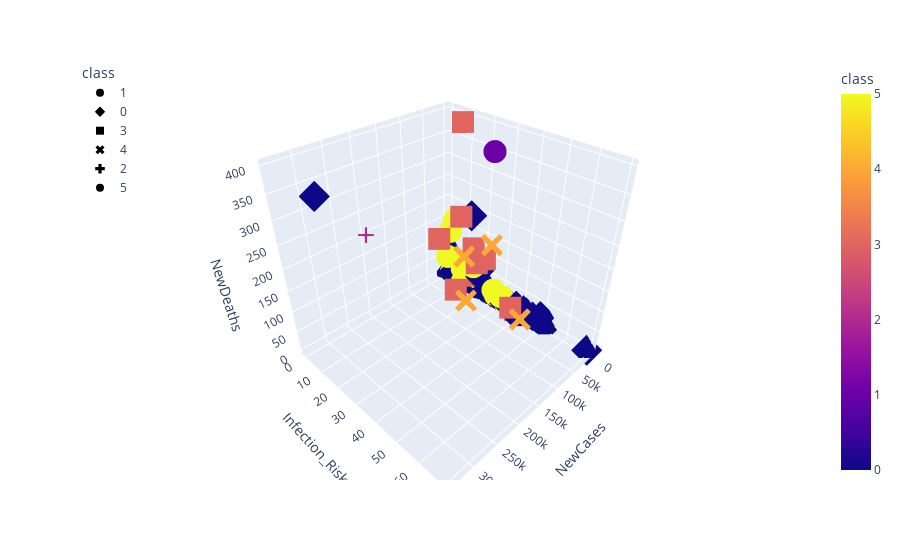

Notebook code for this chart:
### Code cell
fig = px.scatter_3d(
    covid_data_df,
    x="NewCases",
    y="Infection_Risk",
    z="NewDeaths",
    color="class",
    symbol="class",
)
fig.update_layout(legend=dict(x=0, y=1))
fig.show()

### Figure 1 — Plotly figure (JSON) as saved in the notebook; plotly's stock layout.template omitted (floating-point values rounded to 4 significant figures; data arrays with more than 128 entries replaced by an {"elided": "..."} marker saying what was removed)
{"data": [{"hovertemplate": "class=%{marker.color}<br>NewCases=%{x}<br>Infection_Risk=%{y}<br>NewDeaths=%{z}<extra></extra>", "legendgroup": "1", "marker": {"color": [1], "coloraxis": "coloraxis", "symbol": "circle"}, "mode": "markers", "name": "1", "scene": "scene", "showlegend": true, "type": "scatter3d", "x": [11781], "y": [24.4], "z": [354]}, {"hovertemplate": "class=%{marker.color}<br>NewCases=%{x}<br>Infection_Risk=%{y}<br>NewDeaths=%{z}<extra></extra>", "legendgroup": "0", "marker": {"color": {"elided": "182 int values"}, "coloraxis": "coloraxis", "symbol": "diamond"}, "mode": "markers", "name": "0", "scene": "scene", "showlegend": true, "type": "scatter3d", "x": {"elided": "182 int values"}, "y": {"elided": "182 float values"}, "z": {"elided": "182 int values"}}, {"hovertemplate": "class=%{marker.color}<br>NewCases=%{x}<br>Infection_Risk=%{y}<br>NewDeaths=%{z}<extra></extra>", "legendgroup": "3", "marker": {"color": [3, 3, 3, 3, 3, 3, 3, 3, 3, 3], "coloraxis": "coloraxis", "symbol": "square"}, "mode": "markers", "name": "3", "scene": "scene", "showlegend": true, "type": "scatter3d", "x": [34576, 25382, 24298, 49063, 8241, 58235, 37910, 8761, 11188, 10675], "y": [13.85, 12.13, 24.48, 4.96, 15.71, 16.07, 40.3, 17.71, 38.84, 15.2], "z": [199, 398, 113, 129, 110, 26, 40, 75, 2, 34]}, {"hovertemplate": "class=%{marker.color}<br>NewCases=%{x}<br>Infection_Risk=%{y}<br>NewDeaths=%{z}<extra></extra>", "legendgroup": "4", "marker": {"color": [4, 4, 4, 4], "coloraxis": "coloraxis", "symbol": "x"}, "mode": "markers", "name": "4", "scene": "scene", "showlegend": true, "type": "scatter3d", "x": [143571, 39925, 75616, 34989], "y": [37.82, 30.21, 23.59, 44.77], "z": [121, 172, 146, 20]}, {"hovertemplate": "class=%{marker.color}<br>NewCases=%{x}<br>Infection_Risk=%{y}<br>NewDeaths=%{z}<extra></extra>", "legendgroup": "2", "marker": {"color": [2, 2], "coloraxis": "coloraxis", "symbol": "cross"}, "mode": "markers", "name": "2", "scene": "scene", "showlegend": true, "type": "scatter3d", "x": [276746, 0], "y": [23.76, 8.7], "z": [300, 0]}, {"hovertemplate": "class=%{marker.color}<br>NewCases=%{x}<br>Infection_Risk=%{y}<br>NewDeaths=%{z}<extra></extra>", "legendgroup": "5", "marker": {"color": [5, 5, 5, 5, 5, 5, 5, 5, 5, 5, 5, 5, 5, 5, 5, 5, 5, 5, 5, 5, 5], "coloraxis": "coloraxis", "symbol": "circle"}, "mode": "markers", "name": "5", "scene": "scene", "showlegend": true, "type": "scatter3d", "x": [15303, 1530, 4857, 3658, 21839, 13457, 26050, 6344, 16234, 3725, 8104, 9147, 1333, 15914, 103, 0, 3329, 114, 2212, 0, 0], "y": [17.2, 8.33, 2.15, 4.3, 12.4, 32.3, 4.96, 8.97, 28.06, 14.91, 30.65, 28.27, 16.51, 11.46, 13.89, 4.11, 32.76, 11.55, 2.2, 37.73, 32.66], "z": [68, 52, 120, 155, 53, 27, 69, 49, 35, 32, 20, 17, 29, 9, 0, 0, 3, 7, 2, 0, 0]}], "layout": {"coloraxis": {"colorbar": {"title": {"text": "class"}}, "colorscale": [[0, "#0d0887"], [0.1111, "#46039f"], [0.2222, "#7201a8"], [0.3333, "#9c179e"], [0.4444, "#bd3786"], [0.5556, "#d8576b"], [0.6667, "#ed7953"], [0.7778, "#fb9f3a"], [0.8889, "#fdca26"], [1, "#f0f921"]]}, "legend": {"title": {"text": "class"}, "tracegroupgap": 0, "x": 0, "y": 1}, "margin": {"t": 60}, "scene": {"domain": {"x": [0, 1], "y": [0, 1]}, "xaxis": {"title": {"text": "NewCases"}}, "yaxis": {"title": {"text": "Infection_Risk"}}, "zaxis": {"title": {"text": "NewDeaths"}}}}}
